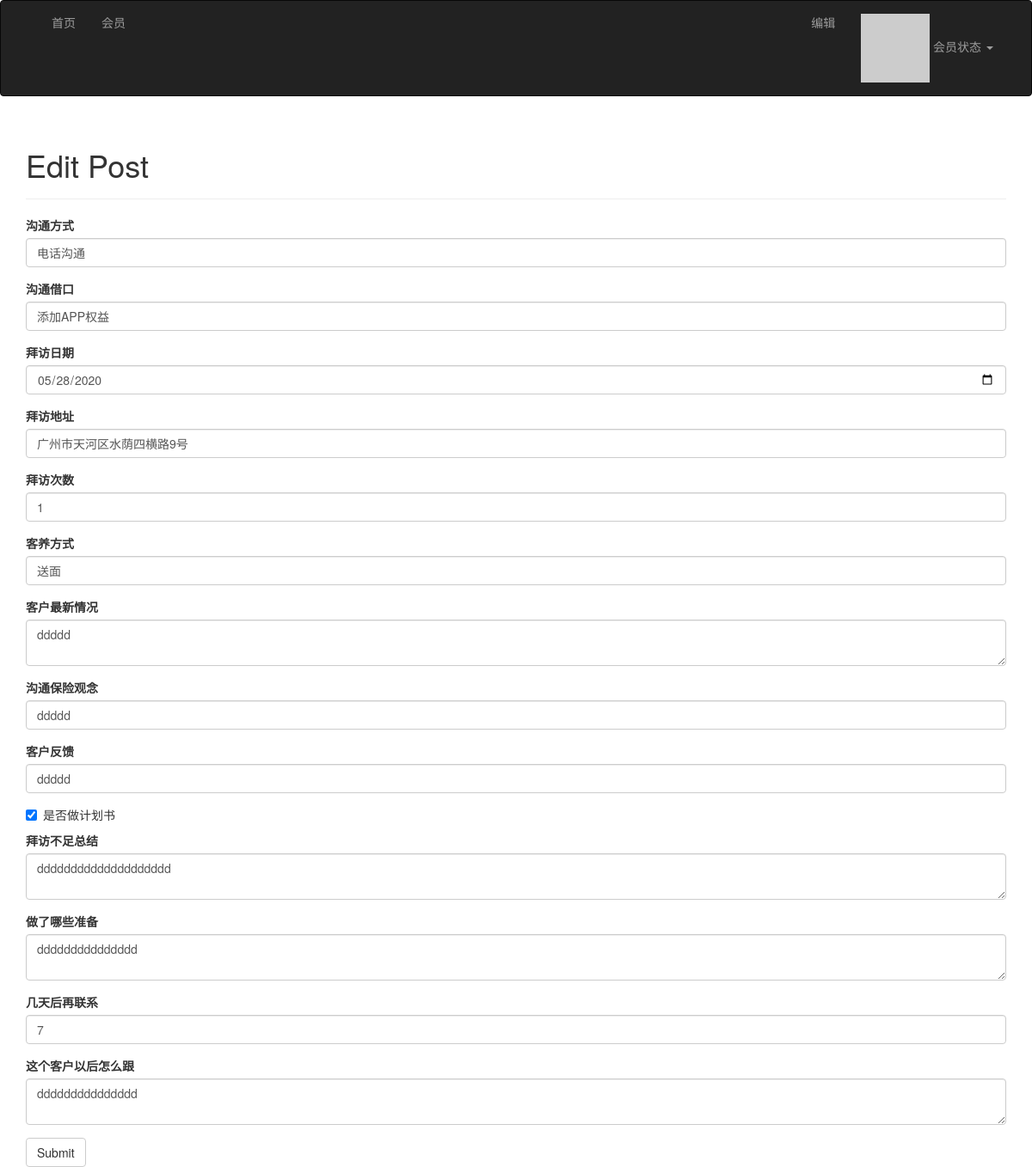
Page /editcc/12 (signed in) on the committed database.
### app/models.py (models this page shows, shortened)
class Comment(db.Model):#拜访情况表
    __tablename__ = 'comments'
    id = db.Column(db.Integer, primary_key=True)
    timestamp = db.Column(db.DateTime, index=True, default=datetime.utcnow)
    disabled = db.Column(db.Boolean)
    meetdate = db.Column(db.Date, default=False)
    meetway = db.Column(db.String(64), default=False)
    meetcase = db.Column(db.String(64), default=False)
    meetadress = db.Column(db.String(64), default=False)
    meettimese = db.Column(db.Integer, default=False)
    beetway = db.Column(db.String(64), default=False)
    newsabout =  db.Column(db.Text, default=False)
    thisthink = db.Column(db.String(64), default=False)
    fation =  db.Column(db.String(64), default=False)
    planbook = db.Column(db.Boolean, default=False)
    badthing = db.Column(db.Text, default=False)
    donething = db.Column(db.Text, default=False)
    nexttime = db.Column(db.Integer, default=False)
    todo = db.Column(db.Text, default=False)
    author_id = db.Column(db.Integer, db.ForeignKey('users.id'))
    post_id = db.Column(db.Integer, db.ForeignKey('posts.id'))

### app/main/views.py (the view, shortened to what this page needs)
@main.route('/editcc/<int:id>', methods=['GET', 'POST'])
@login_required
def editcc(id):
    comment = Comment.query.get_or_404(id)
    form = CommentForm()
    form.meetway.data = comment.meetway
    form.meetcase.data = comment.meetcase
    form.meetdate.data = comment.meetdate
    form.meetadress.data = comment.meetadress
    form.meettimese.data = comment.meettimese
    form.beetway.data = comment.beetway
    form.newsabout.data = comment.newsabout
    form.thisthink.data = comment.thisthink
    form.fation.data = comment.fation
    form.planbook.data = comment.planbook
    form.badthing.data = comment.badthing
    form.donething.data = comment.donething
    form.nexttime.data = comment.nexttime
    form.todo.data = comment.todo
    return render_template('edit_cc.html', form=form)

### app/main/forms.py
class CommentForm(FlaskForm):
    meetway = StringField('沟通方式', validators=[DataRequired()])
    meetcase = StringField('沟通借口', validators=[DataRequired()])
    meetdate = DateField('拜访日期')
    meetadress = StringField('拜访地址', validators=[DataRequired()])
    meettimese = IntegerField('拜访次数')
    beetway = StringField('客养方式', validators=[DataRequired()])
    newsabout = PageDownField("客户最新情况", validators=[DataRequired()])
    thisthink = StringField('沟通保险观念', validators=[DataRequired()])
    fation = StringField('客户反馈', validators=[DataRequired()])
    planbook = BooleanField('是否做计划书')
    badthing = PageDownField("拜访不足总结", validators=[DataRequired()])
    donething = PageDownField("做了哪些准备", validators=[DataRequired()])
    nexttime = IntegerField('几天后再联系')
    todo = PageDownField("这个客户以后怎么跟", validators=[DataRequired()])
    submit = SubmitField('Submit')

### app/auth/views.py (called while the page is built)
@auth.before_app_request
def before_request():
    if current_user.is_authenticated:
        current_user.ping()
        if not current_user.confirmed \
                and request.endpoint \
                and request.blueprint != 'auth' \
                and request.endpoint != 'static':
            return redirect(url_for('auth.unconfirmed'))

### app/main/__init__.py (called while the page is built)
@main.app_context_processor
def inject_permissions():
    return dict(Permission=Permission)

### app/main/views.py (called while the page is built)
@main.after_app_request
def after_request(response):
    for query in get_debug_queries():
        if query.duration >= current_app.config['FLASKY_SLOW_DB_QUERY_TIME']:
            current_app.logger.warning(
                'Slow query: %s\nParameters: %s\nDuration: %fs\nContext: %s\n'
                % (query.statement, query.parameters, query.duration,
                   query.context))
    return response

### app/models.py (called while the page is built)
@login_manager.user_loader
def load_user(user_id):
    return User.query.get(int(user_id))

    def has_permission(self, perm):
        return self.permissions & perm == perm

    def can(self, perm):
        return self.role is not None and self.role.has_permission(perm)

    def ping(self):
        self.last_seen = datetime.utcnow()
        db.session.add(self)

    def gravatar(self, size=100, default='identicon', rating='g'):
        url = 'https://secure.gravatar.com/avatar'
        hash = self.avatar_hash or self.gravatar_hash()
        return '{url}/{hash}?s={size}&d={default}&r={rating}'.format(
            url=url, hash=hash, size=size, default=default, rating=rating)

### app/templates/edit_cc.html (shortened to what this page needs)
{% extends "base.html" %}
{% import "bootstrap/wtf.html" as wtf %}
{% block page_content %}
<div class="page-header">
    <h1>Edit Post</h1>
</div>
<div>
    {{ wtf.quick_form(form) }}
</div>
{% endblock %}

### rows in the picture
Comment: meetway "电话沟通", meetcase "添加APP权益", meetdate "05/28/2020", meetadress "广州市天河区水荫四横路9号", meettimese "1", beetway "送面", newsabout "ddddd", thisthink "ddddd", fation "ddddd", planbook "☑", badthing "dddddddddddddddddddd", donething "ddddddddddddddd", nexttime "7", todo "ddddddddddddddd"
